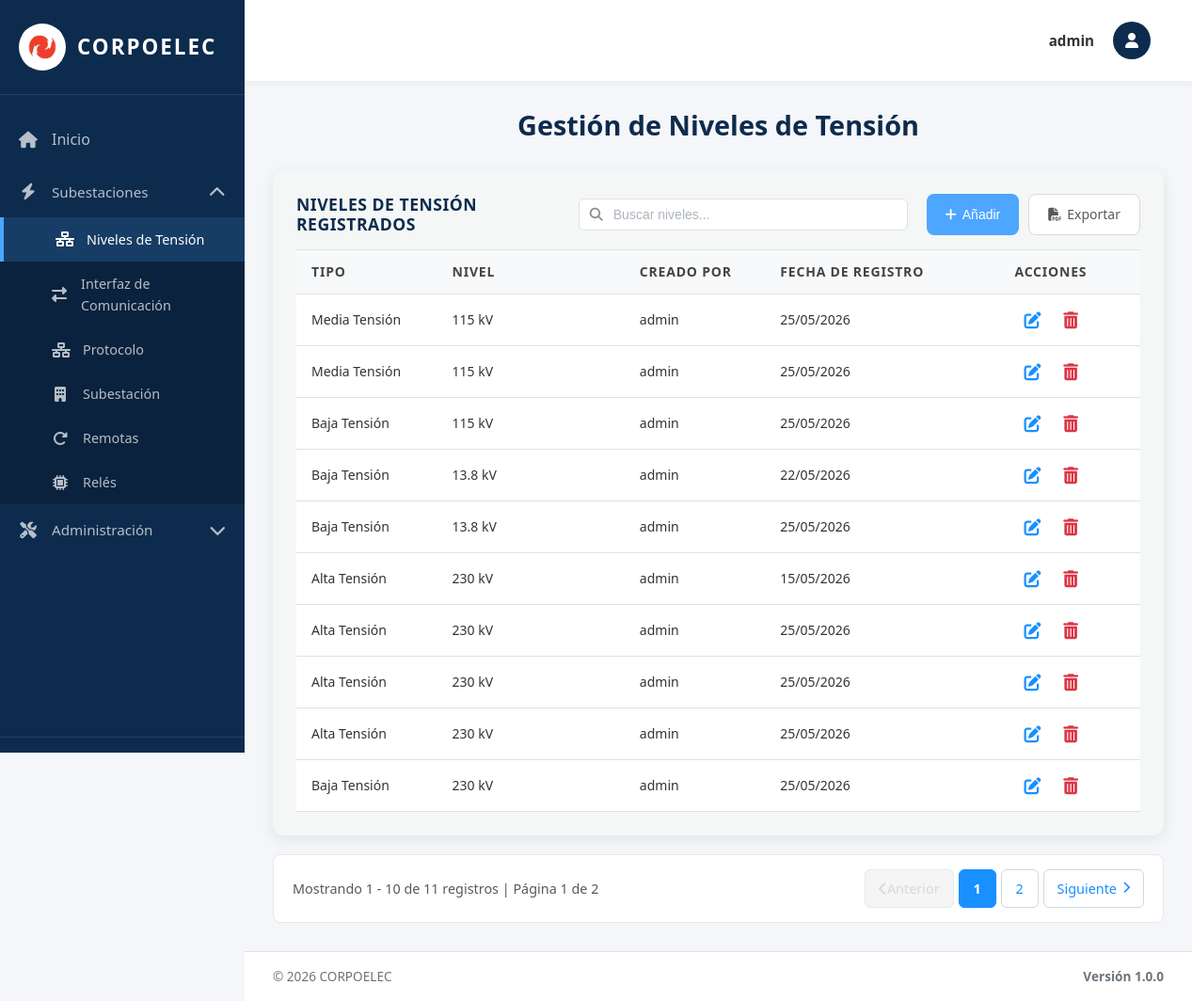
Page /tensiones/ (signed in) on the committed database.
### equipos/models.py (models this page shows, shortened)
class NivelTension(models.Model):
    TIPO_CHOICES = [
        ('AT', 'Alta Tensión'),
        ('MT', 'Media Tensión'),
        ('BT', 'Baja Tensión'),
    ]
    NIVEL_CHOICES = [
        ('230kV', '230 kV'),
        ('115kV', '115 kV'),
        ('34.5kV', '34.5 kV'),
        ('13.8kV', '13.8 kV'),
    ]
    Id_Ten = models.AutoField(primary_key=True)  # Identificador único
    Tipo_ten = models.CharField(max_length=5, choices=TIPO_CHOICES, default='AT')  # Tipo de tensión (AT/MT/BT)
    Nivel = models.CharField(max_length=10, choices=NIVEL_CHOICES)  # Valor del nivel (115kV, 34.5kV, etc.)
    Fecha_Reg = models.DateField(auto_now_add=True)  # Fecha de registro automática
    creado_por = models.ForeignKey(User, on_delete=models.SET_NULL, null=True, blank=True, related_name='niveles_tension_creados')  # Usuario que creó el registro
    class Meta:
        verbose_name = 'Nivel de Tensión'
        verbose_name_plural = 'Niveles de Tensión'
        ordering = ['Id_Ten']  # Orden por ID ascendente

### equipos/views.py (the view, shortened to what this page needs)
# urls.py: path('tensiones/', tensiones_view, name='tensiones'),
@no_cache
@login_required(login_url='/login/')
def tensiones_view(request):
    tensiones = NivelTension.objects.all().order_by('Nivel')
    paginator = Paginator(tensiones, 10)
    page_number = request.GET.get('page')
    page_obj = paginator.get_page(page_number)
    context = {
        'title': 'Niveles de Tensión',
        'page_obj': page_obj,
        'tensiones': tensiones,
        'tipo_choices': NivelTension.TIPO_CHOICES,
        'nivel_choices': NivelTension.NIVEL_CHOICES,
        'nivel_choices_simple': [(v, v) for v, _ in NivelTension.NIVEL_CHOICES],
        'is_admin': request.user.is_superuser,
    }
    return render(request, 'tensiones.html', context)

### equipos/context_processors.py (called while the page is built, shortened)
def permisos_usuario(request):
    if request.user.is_superuser:
        return {
            'permisos_usuario': {'crear': True, 'actualizar': True, 'eliminar': True},
            'puede_crear': True,
            'puede_actualizar': True,
            'puede_eliminar': True,
        }

### templates/tensiones.html (shortened to what this page needs)
{% extends 'base.html' %}
{% load static %}
{% block content %}
<div class="welcome-text">
  <h2>Gestión de Niveles de Tensión</h2>
</div>
<div class="table-section">
<div class="table-header">
  <h3>Niveles de Tensión Registrados</h3>
  <div class="search-container">
    <input type="text" class="search-input" id="searchInput" placeholder="Buscar niveles..." onkeyup="filterTable()">
  </div>
  <div class="action-buttons">
    <button type="button" class="btn btn-primary btn-add-top" onclick="document.getElementById('addModal').style.display='flex'">
      <i class="fas fa-plus"></i> Añadir
    </button>
    <a href="{% url 'exportar_tensiones_pdf' %}" class="btn btn-secondary btn-add-top">
      <i class="fas fa-file-pdf"></i> Exportar
    </a>
  </div>
</div>
  {% if page_obj.object_list %}
  <table class="data-table">
    <thead>
        <tr>
          <th width="15%">Tipo</th>
          <th width="20%">Nivel</th>
          {% if is_admin %}<th width="15%">Creado Por</th>{% endif %}
          <th width="25%">Fecha de Registro</th>
          <th width="15%">Acciones</th>
        </tr>
    </thead>
    <tbody>
      {% for nivel in page_obj %}
      <tr>
        <td>{{ nivel.get_Tipo_ten_display }}</td>
        <td>{{ nivel.get_Nivel_display }}</td>
        {% if is_admin %}<td>{{ nivel.creado_por.username|default:"Sistema" }}</td>{% endif %}
        <td>{{ nivel.Fecha_Reg|date:"d/m/Y" }}</td>
        <td class="actions-cell">
          {% if puede_actualizar %}
          <button type="button" class="btn-icon btn-edit" title="Editar" onclick='openEditModal({{ nivel.Id_Ten }}, "{{ nivel.Tipo_ten }}", "{{ nivel.Nivel }}")'>
            <i class="fas fa-edit"></i>
          </button>
          {% endif %}
          {% if puede_eliminar %}
          <form method="post" style="display: inline;" onsubmit="return confirmarEliminacion(this);">
            <button type="submit" class="btn-icon btn-delete" title="Eliminar">
              <i class="fas fa-trash-alt"></i>
            </button>
          </form>
          {% endif %}
        </td>
      </tr>
      {% endfor %}
    </tbody>
  </table>
  {% else %}
  <p class="no-data">No hay niveles de tensión registrados.</p>
  {% endif %}
</div>
{% if page_obj.paginator.num_pages > 1 %}
<div class="pagination-container">
  <div class="pagination-info-left">
    <span class="pagination-text">
      Mostrando {{ page_obj.start_index }} - {{ page_obj.end_index }} de {{ page_obj.paginator.count }} registros
      | Página {{ page_obj.number }} de {{ page_obj.paginator.num_pages }}
    </span>
  </div>
  <div class="pagination-controls-right">
    <nav class="pagination-nav">
      <ul class="pagination-list">
        {% if page_obj.has_previous %}
        <li class="pagination-item">
          <a href="?page={{ page_obj.previous_page_number }}" class="pagination-link pagination-prev" title="Página anterior">
            <i class="fas fa-chevron-left"></i> Anterior
          </a>
        </li>
        {% else %}
        <li class="pagination-item disabled">
          <span class="pagination-link disabled" title="No hay página anterior"><i class="fas fa-chevron-left"></i> Anterior</span>
        </li>
        {% endif %}
        {% for num in page_obj.paginator.page_range %}
        {% if page_obj.number == num %}
        <li class="pagination-item active">
          <span class="pagination-link">{{ num }}</span>
        </li>
        {% elif num > page_obj.number|add:'-3' and num < page_obj.number|add:'3' %}
        <li class="pagination-item">
          <a href="?page={{ num }}" class="pagination-link">{{ num }}</a>
        </li>
        {% endif %}
        {% endfor %}
        {% if page_obj.has_next %}
        <li class="pagination-item">
          <a href="?page={{ page_obj.next_page_number }}" class="pagination-link pagination-next" title="Página siguiente">
            Siguiente <i class="fas fa-chevron-right"></i>
          </a>
        </li>
        {% else %}
        <li class="pagination-item disabled">
          <span class="pagination-link disabled" title="No hay página siguiente">Siguiente <i class="fas fa-chevron-right"></i></span>
        </li>
        {% endif %}
      </ul>
    </nav>
  </div>
</div>
{% endif %}
{% endblock %}

### templates/base.html (shortened to what this page needs)
{% load static %}
<!DOCTYPE html>
<html lang="es">
<head>
  <link rel="stylesheet" href="https://cdnjs.cloudflare.com/ajax/libs/font-awesome/6.4.0/css/all.min.css">
  <link rel="stylesheet" href="{% static 'css/global.css' %}">
 </head>
<body>
  <div class="layout-wrapper">
    <aside class="sidebar" id="sidebar">
      <div class="sidebar-brand" onclick="toggleSidebar()">
        <div class="sidebar-logo">
          <img src="{% static 'img/logo.jpg' %}" alt="Corpoelec">
        </div>
        <span class="sidebar-brand-text">Corpoelec</span>
      </div>
 <nav class="sidebar-nav">
        <a href="{% url 'index' %}" class="{% if request.path == '/' %}active{% endif %}" onclick="closeMobileSidebar()">
          <i class="fas fa-home"></i>
          <span>Inicio</span>
        </a>
         <div class="sidebar-dropdown {% if request.path == '/subestaciones/' or request.path == '/tensiones/' or request.path == '/interfaces/' or request.path == '/protocolo/' or request.path == '/reles/' or request.path == '/remotas/' %}active{% endif %}">
          <a href="#" class="dropdown-toggle" onclick="toggleDropdown(event, 'subestaciones-dropdown')">
            <i class="fas fa-bolt"></i>
            <span>Subestaciones</span>
            <i class="fas fa-chevron-down dropdown-arrow"></i>
          </a>
           <div class="dropdown-menu" id="subestaciones-dropdown">
             <a href="{% url 'tensiones' %}" class="{% if request.path == '/tensiones/' %}active{% endif %}" onclick="closeMobileSidebar()">
               <i class="fas fa-network-wired"></i>
               <span>Niveles de Tensión</span>
             </a>
               <a href="{% url 'interfaces' %}" class="{% if request.path == '/interfaces/' %}active{% endif %}" onclick="closeMobileSidebar()">
                 <i class="fas fa-exchange-alt"></i>
                 <span>Interfaz de Comunicación</span>
               </a>
               <a href="{% url 'protocolo' %}" class="{% if request.path == '/protocolo/' %}active{% endif %}" onclick="closeMobileSidebar()">
                 <i class="fas fa-network-wired"></i>
                 <span>Protocolo</span>
               </a>
               <a href="{% url 'subestaciones' %}" class="{% if request.path == '/subestaciones/' %}active{% endif %}" onclick="closeMobileSidebar()">
               <i class="fas fa-building"></i>
               <span>Subestación</span>
             </a>
             <a href="{% url 'remotas' %}" class="{% if request.path == '/remotas/' %}active{% endif %}" onclick="closeMobileSidebar()">
               <i class="fas fa-redo-alt"></i>
               <span>Remotas</span>
             </a>
             <a href="{% url 'reles' %}" class="{% if request.path == '/reles/' %}active{% endif %}" onclick="closeMobileSidebar()">
               <i class="fas fa-microchip"></i>
               <span>Relés</span>
              </a>
            </div>
         </div>
           {% if user.is_staff %}
           <div class="sidebar-dropdown {% if request.path == '/bitacora/' or request.path == '/admin/restaurar/' or request.path == '/admin/backup/' or request.path == '/admin/usuarios/' %}active{% endif %}">
             <a href="#" class="dropdown-toggle" onclick="toggleDropdown(event, 'admin-dropdown')">
               <i class="fas fa-tools"></i>
               <span>Administración</span>
               <i class="fas fa-chevron-down dropdown-arrow"></i>
             </a>
           </div>
           {% endif %}
        </nav>
        <div class="sidebar-bottom">
        </div>
      </aside>
    <main class="main-content" id="mainContent">
      <nav class="navbar">
        <div class="navbar-user">
          <div class="navbar-user-trigger" onclick="toggleUserMenu(event)">
            <div class="navbar-user-name">
              {% if user.first_name %}{{ user.first_name }}{% else %}{{ user.username }}{% endif %}
            </div>
            <div class="navbar-user-avatar">
              <i class="fas fa-user"></i>
            </div>
          </div>
         </div>
       </nav>
      <div class="content-area">
        {% block content %}{% endblock %}
      </div>
      <footer class="footer">
        <div class="footer-left">
          <span>© 2026 CORPOELEC</span>
        </div>
        <div class="footer-version">Versión 1.0.0</div>
      </footer>
    </main>
  </div>
</body>
</html>

### static/css/global.css (style rules this page uses)
body { font-size: 16px; font-weight: 400; color: #333; font-family: 'Open Sans', 'Segoe UI', Arial, sans-serif; line-height: 1.6; }
h1, h2, h3, .welcome-text h2 { font-size: 26px; font-weight: 700; color: #002D5A; margin: 0 0 20px 0; line-height: 1.2; }
.data-table thead th { font-size: 14px !important; font-weight: 700 !important; text-transform: uppercase !important; color: #444 !important; letter-spacing: 0.8px; padding: 12px 16px !important; background: #f8f9fa !important; border-top: 1px solid #dee2e6 !important; border-bottom: 1px solid #dee2e6 !important; }
.data-table thead { background: #f8f9fa !important; }
.data-table tbody td { font-size: 14px !important; font-weight: 400 !important; color: #333 !important; padding: 12px 16px !important; background: #fff !important; border-bottom: 1px solid #dee2e6 !important; }
.btn-primary, .btn-add-top { font-size: 14px !important; font-weight: 500 !important; border-radius: 8px !important; padding: 10px 20px !important; display: inline-flex; align-items: center; gap: 6px; }
.btn-icon { font-size: 18px !important; display: inline-flex; align-items: center; justify-content: center; padding: 6px !important; }
.btn-delete, .btn-delete i { color: #DC3545 !important; }
.btn-edit, .btn-edit i { color: #1890ff !important; }
.data-table { border-collapse: collapse; width: 100%; background: #fff; }
.data-table tbody tr { transition: background 0.15s ease; background: #fff; }
.data-table th, .data-table td { padding-top: 12px !important; padding-bottom: 12px !important; }
.form-control, input[type="text"], input[type="email"], select, textarea { font-size: 14px; font-weight: 400; color: #333; }
a { color: #1890ff; text-decoration: none; font-weight: 500; }

### templates/tensiones.html (style rules this page uses)
.table-section { background:#f4f7f6; padding:25px; border-radius:12px; box-shadow:0 4px 15px rgba(0,0,0,0.08); margin-bottom:20px; }
.table-header { display:flex; justify-content:space-between; align-items:center; margin-bottom:15px; gap:15px; }
.table-header h3 { margin:0; color:#0D2B4D; width:280px; }
.search-container { position:relative; display:flex; align-items:center; }
.search-input { width:350px; padding:8px 12px 8px 36px; border:1px solid #dee2e6; border-radius:6px; font-size:14px; color:#333; background:#fff; transition:border-color 0.3s ease; }
.search-input::placeholder { color:#adb5bd; }
.action-buttons { display:flex; gap:10px; }
.data-table { width:100%; border-collapse:collapse; }
.data-table thead { background:#f4f6f9; }
.data-table th, .data-table td { padding:12px 15px; text-align:left; border-bottom:1px solid #dee2e6; }
.data-table th { font-weight:600; color:#0D2B4D; font-size:0.9rem; }
.actions-cell { white-space:nowrap; text-align: right; }
.btn-icon { background:none; border:none; cursor:pointer; font-size:1.1rem; padding:6px; border-radius:4px; display:inline-flex; align-items:center; justify-content:center; transition:all 0.2s; color:#6c757d; margin:0 4px; }
.pagination-container { display:flex; justify-content:space-between; align-items:center; margin-top:20px; padding:15px 20px; background:#fff; border-radius:8px; border:1px solid #e8e8e8; }
.pagination-info-left { display:flex; align-items:center; }
.pagination-text { font-size:0.9rem; color:#595959; font-weight:500; }
.pagination-controls-right { display:flex; align-items:center; }
.pagination-nav { display:flex; }
.pagination-list { display:flex; list-style:none; margin:0; padding:0; gap:5px; align-items:center; }
.pagination-item { display:flex; }
.pagination-link { display:inline-flex; align-items:center; justify-content:center; padding:8px 14px; font-size:0.9rem; font-weight:500; color:#1890ff; background:#fff; border:1.5px solid #d0d7de; border-radius:6px; text-decoration:none; transition:all 0.2s ease; min-width:40px; }
.pagination-link.disabled { color:#d9d9d9; background:#f5f5f5; border-color:#e8e8e8; cursor:not-allowed; pointer-events:none; }
.pagination-item.active .pagination-link { background:#1890ff; color:#fff; border-color:#1890ff; font-weight:600; }
.pagination-prev, .pagination-next { gap:6px; }
.pagination-prev i, .pagination-next i { font-size:0.8rem; }
.btn { padding:10px 20px; border-radius:6px; text-decoration:none; font-size:0.95rem; font-weight:400; cursor:pointer; border:none; transition:background 0.2s; }
.btn-primary { background:#4DA6FF; color:#fff; }
.btn-secondary { background:#fff; color:#595959; border:1px solid #d9d9d9; }

### rows in the picture
NivelTension: Tipo_ten "Media Tensión", Nivel "115 kV", creado_por.username "admin", Fecha_Reg "25/05/2026"
NivelTension: Tipo_ten "Media Tensión", Nivel "115 kV", creado_por.username "admin", Fecha_Reg "25/05/2026"
NivelTension: Tipo_ten "Baja Tensión", Nivel "115 kV", creado_por.username "admin", Fecha_Reg "25/05/2026"
NivelTension: Tipo_ten "Baja Tensión", Nivel "13.8 kV", creado_por.username "admin", Fecha_Reg "22/05/2026"
NivelTension: Tipo_ten "Baja Tensión", Nivel "13.8 kV", creado_por.username "admin", Fecha_Reg "25/05/2026"
NivelTension: Tipo_ten "Alta Tensión", Nivel "230 kV", creado_por.username "admin", Fecha_Reg "15/05/2026"
NivelTension: Tipo_ten "Alta Tensión", Nivel "230 kV", creado_por.username "admin", Fecha_Reg "25/05/2026"
NivelTension: Tipo_ten "Alta Tensión", Nivel "230 kV", creado_por.username "admin", Fecha_Reg "25/05/2026"
NivelTension: Tipo_ten "Alta Tensión", Nivel "230 kV", creado_por.username "admin", Fecha_Reg "25/05/2026"
NivelTension: Tipo_ten "Baja Tensión", Nivel "230 kV", creado_por.username "admin", Fecha_Reg "25/05/2026"

### other values in the picture
{{ user.username }} "admin"
{{ page_obj.start_index }} "1"
{{ page_obj.end_index }} "10"
{{ page_obj.paginator.count }} "11"
{{ page_obj.number }} "1"
{{ page_obj.paginator.num_pages }} "2"
{{ num }} "1"
{{ num }} "2"
